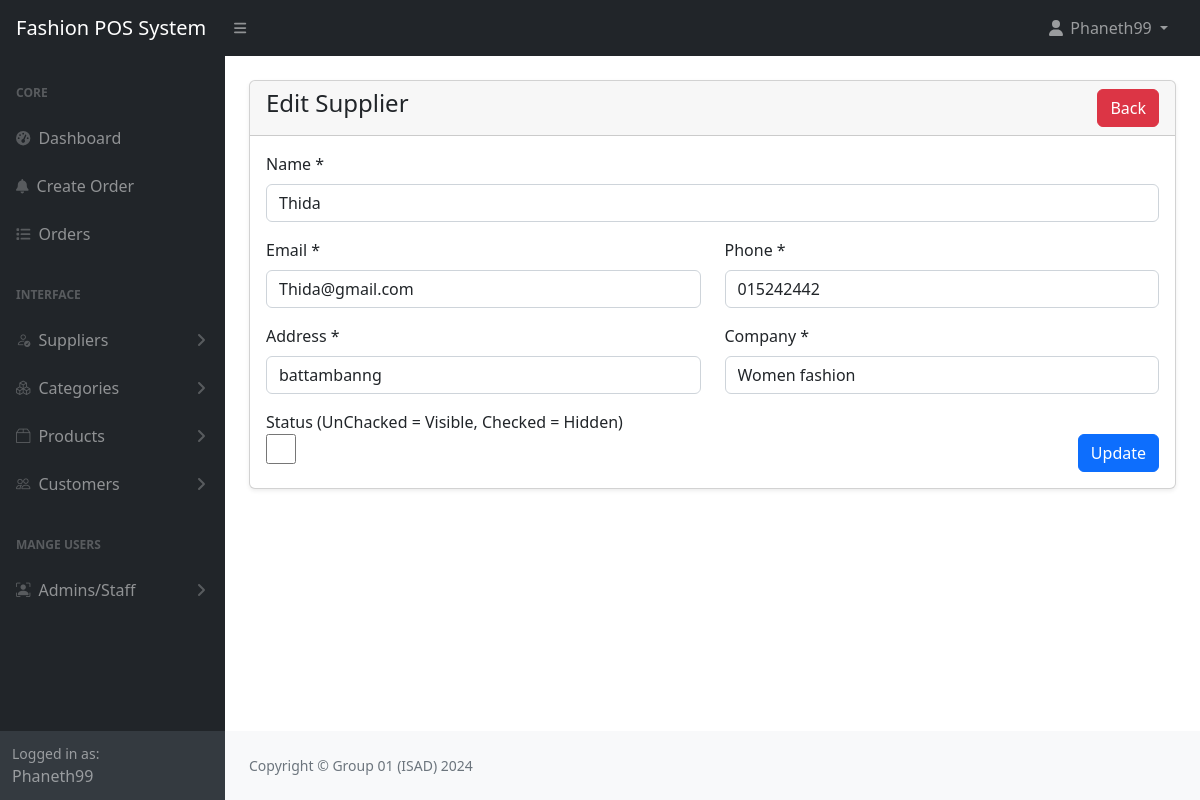
The page /admin/suppliers-edit.php?id=1 (signed in) on the database its author committed.
### tables this page shows
CREATE TABLE `suppliers` (
  `id` int(11) NOT NULL,
  `name` varchar(255) NOT NULL,
  `email` varchar(255) DEFAULT NULL,
  `phone` varchar(255) DEFAULT NULL,
  `address` varchar(255) NOT NULL,
  `company` varchar(255) NOT NULL,
  `status` tinyint(1) NOT NULL DEFAULT 0 COMMENT '	0=visible,1=hidden',
  `create_at` date NOT NULL DEFAULT current_timestamp()
);

### config/function.php (called while the page is built, shortened)
<?php
require 'dbcon.php';
function validate($inputData)
{
    global $conn;
    $validateData =  mysqli_real_escape_string($conn, $inputData);
    return trim($validateData);
}
function getByid($tableName, $id)
{
    global $conn;
    $table = validate($tableName);
    $id = validate($id);
    $query = "SELECT * FROM $table WHERE id ='$id' LIMIT 1 ";
    $result = mysqli_query($conn, $query);
    if ($result) {
        if (mysqli_num_rows($result) == 1) {
            $row = mysqli_fetch_assoc($result);
            $respone = [
                'status' => 200,
                'data' => $row,
                'message' => 'Record Found!'
            ];
            return $respone;
        } else {
            $respone = [
                'status' => 404,
                'message' => 'No Data Found!'
            ];
            return $respone;
        }
    } else {
        $respone = [
            'status' => 500,
            'message' => 'Something Went Wrong!'
        ];
        return $respone;
    }
}
function checkParamId($type){
    if(isset($_GET[$type])){
        if($_GET[$type] != ''){
            return $_GET[$type];
        }else{
            return '<h5>No Id Found!</h5>';
        }
    }else{
        return'<h5>No Id Given</h5>';
    }
}
?>

### admin/suppliers-edit.php (the view, shortened to what this page needs)
<?php include('includes/header.php'); ?>
<div class="container-fluid px-4">
    <div class="card mt-4 shadow-sm">
        <div class="card-header">
            <h4 class="mb-0">Edit Supplier
                <a href="suppliers.php" class="btn btn-danger float-end">Back</a>
            </h4>
        </div>
        <div class="card-body">
            <form action="code.php" method="POST">
                <?php
                $paramId =  checkParamId('id');
                $supplier = getByid('suppliers', $paramId);
                if ($supplier['status'] == 200) {
                ?>
                    <div class="row">
                        <div class="col-md-12 mb-3">
                            <label for="name" class="form-label">Name *</label>
                            <input type="text" id="name" name="name" value="<?= $supplier['data']['name']; ?>" require class="form-control">
                        </div>
                        <div class="col-md-6 mb-3">
                            <label for="email" class="form-label">Email *</label>
                            <input type="text" id="email" name="email" value="<?= $supplier['data']['email']; ?>" require class="form-control">
                        </div>
                        <div class="col-md-6 mb-3">
                            <label for="phone" class="form-label">Phone *</label>
                            <input type="text" id="phone" name="phone" value="<?= $supplier['data']['phone']; ?>" require class="form-control">
                        </div>
                        <div class="col-md-6 mb-3">
                            <label for="address" class="form-label">Address *</label>
                            <input type="text" id="address" name="address" value="<?= $supplier['data']['address']; ?>" require class="form-control">
                        </div>
                        <div class="col-md-6 mb-3">
                            <label for="company" class="form-label">Company *</label>
                            <input type="text" id="company" name="company" value="<?= $supplier['data']['company']; ?>" require class="form-control">
                        </div>
                        <div class="col-md-6">
                            <label for="status">Status (UnChacked = Visible, Checked = Hidden)</label>
                            <br>
                            <input type="checkbox" name="status" value="1" <?= $supplier['data']['status'] == true ? 'checked' : ''; ?> style="width: 30px; height: 30px;">
                        </div>
                        <div class="col-md-6 md-3 text-end">
                            <br>
                            <button type="submit" name="updateSupplier" class="btn btn-primary">Update</button>
                        </div>
                    </div>
                <?php } else {
                    echo '<h5>' . $supplier['message'] . '</h5>';
                }
                ?>
            </form>
        </div>
    </div>
</div>
<?php include('includes/footer.php'); ?>

### rows shown on the page
suppliers: name "Thida", email "Thida@gmail.com", phone "015242442", address "battambanng", company "Women fashion"

### other values the page prints
$_SESSION['loggedInUser']['name'] "Phaneth99"
